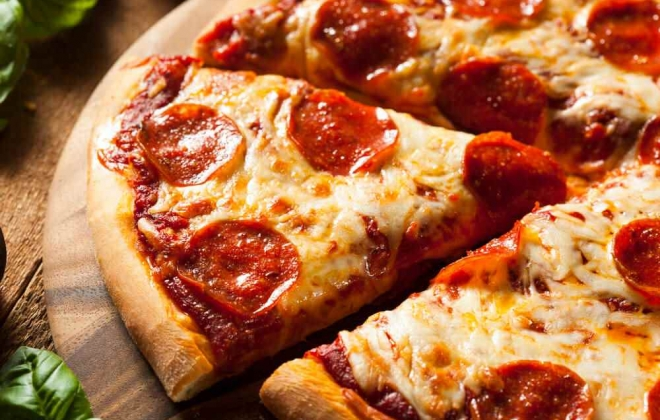
#> input picture images-aula-2/pizza.jpg, 660 x 420 px
$ python intro-cv.py
#> lines starting #> are read from the running program, lines starting #| are printed output that depends on the picture
import cv2
import matplotlib.pyplot as plt

img = cv2.imread('pizza.jpg')
#> img is the input picture: shape (420, 660, 3); mean B, G, R 67.1, 108.7, 175.1
plt.imshow(img[:,:,::-1])
plt.xticks([]), plt.yticks([])
plt.show()

# Mostra o valor [B, G, R]
img[0, 0, 0]

# Converte para preto e branco
imgGray = cv2.cvtColor(img, cv2.COLOR_BGR2GRAY)
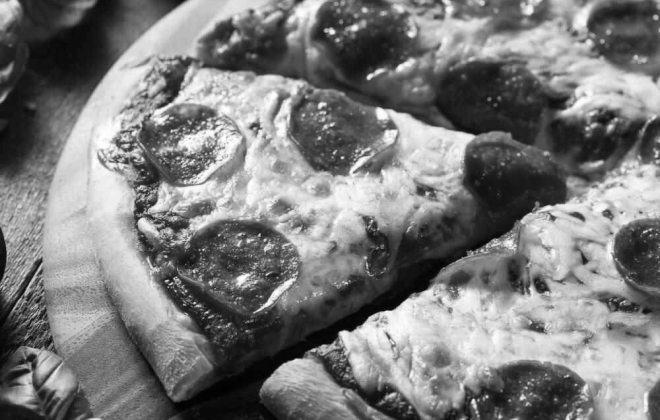
#> imgGray: shape (420, 660); min 0, max 254, mean 123.8
plt.imshow(imgGray, cmap='gray')
plt.show()

# Cria nova janela com histograma
plt.figure()
plt.hist(imgGray.ravel(), bins=256)

# Controlar brilho da imagem
imgGray2 = cv2.add(imgGray, 50)
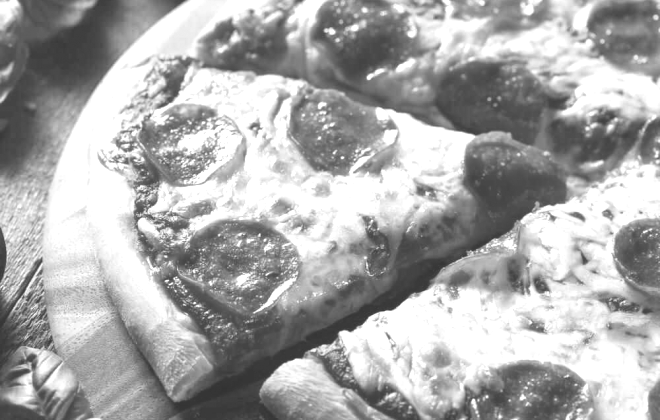
#> imgGray2: shape (420, 660); min 50, max 255, mean 170.8
plt.figure()
plt.imshow(imgGray2, cmap='gray')

# Cria nova janela com histograma
plt.figure()
plt.hist(imgGray2.ravel(), bins=256)

# Ajustando contraste
mult = 2
adit = -200
imgGray3 = cv2.convertScaleAbs(imgGray, alpha=mult, beta=adit)
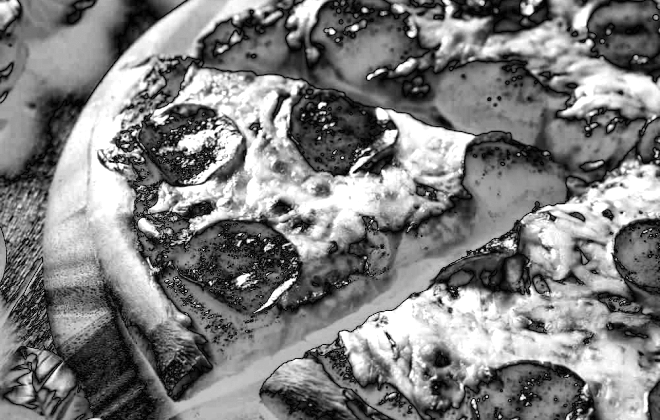
#> imgGray3: shape (420, 660); min 0, max 255, mean 126.5

plt.figure()
plt.imshow(imgGray3, cmap='gray')

plt.figure()
plt.hist(imgGray3.ravel(), bins=256)

# Ajustando contraste
mult = 0.5
adit = 0
imgGray3 = cv2.convertScaleAbs(imgGray, alpha=mult, beta=adit)
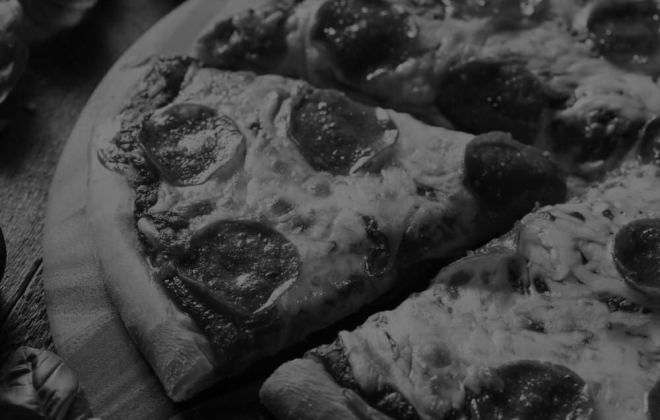
#> imgGray3: shape (420, 660); min 0, max 127, mean 61.9


plt.figure()
plt.imshow(imgGray3, cmap='gray')


plt.figure()
plt.hist(imgGray3.ravel(), bins=256)
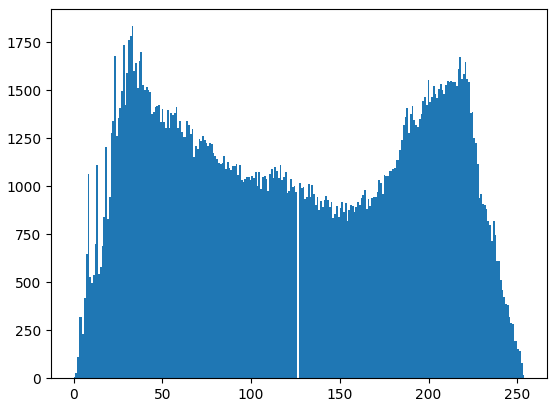
#> figure drawn by matplotlib, 1 panel; tallest bar 1834 high, from x = 32.74 to 33.73
#> figure, not shown here; tallest bar 49327 high, from x = 254.2 to 255
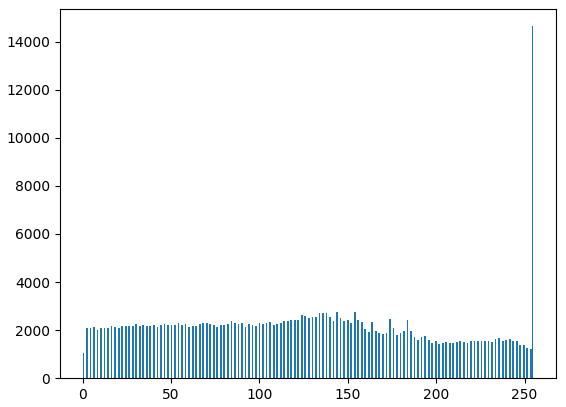
#> figure drawn by matplotlib, 1 panel; tallest bar 14642 high, from x = 254 to 255
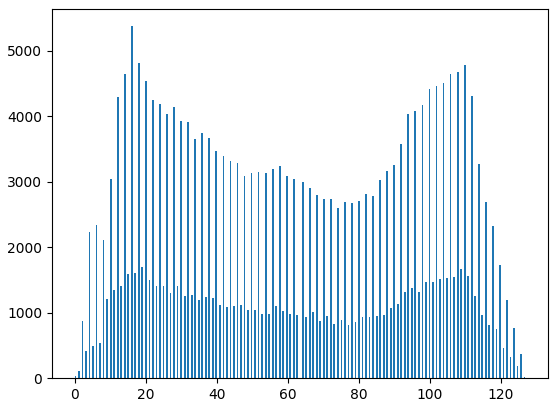
#> figure drawn by matplotlib, 1 panel; tallest bar 5377 high, from x = 15.88 to 16.37
